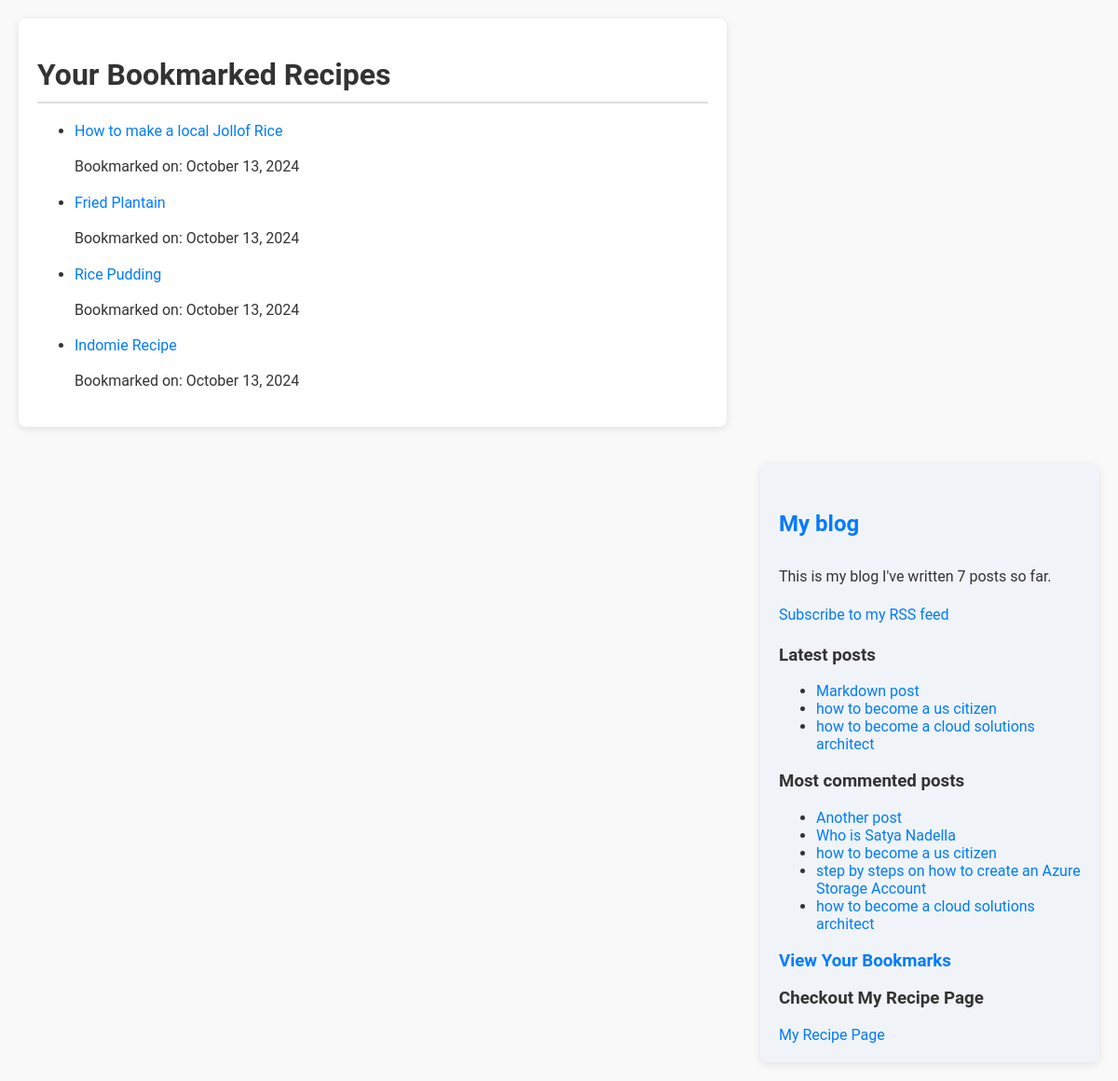
Screenshot of /rec/bookmarks/ (signed in) with the database file from the repository.
### blog/models.py (models this page shows, shortened)
class BookmarkRecipe(models.Model):
    user = models.ForeignKey(User, on_delete=models.CASCADE)
    recipe = models.ForeignKey(Recipe, on_delete=models.CASCADE)
    created_at = models.DateTimeField(auto_now_add=True)
    class Meta:
        unique_together = ("user", "recipe")

class Recipe(models.Model):
    class Status(models.TextChoices):
        DRAFT = "DF", "Draft"
        PUBLISHED = "PB", "Published"
    title = models.CharField(max_length=250)
    slug = models.SlugField(max_length=250, unique_for_date="publish")
    author = models.ForeignKey(
        settings.AUTH_USER_MODEL, on_delete=models.CASCADE, related_name="recipe_posts"
    )
    ingredients = models.TextField()
    steps = models.TextField()
    cooking_time = models.PositiveIntegerField()  # Time in minutes
    publish = models.DateTimeField(default=timezone.now)
    photo = models.ImageField(upload_to="recipes/%Y/%m/%d/", blank=True)
    created = models.DateTimeField(auto_now_add=True)
    updated = models.DateTimeField(auto_now=True)
    status = models.CharField(max_length=2, choices=Status, default=Status.DRAFT)
    objects = models.Manager()  # The default manager.
    published = PublishedRecipeManager()  # Our custom manager.
    tags = TaggableManager()  # For categorizing cuisines
    class Meta:
        ordering = ["-publish"]
        indexes = [
            models.Index(fields=["-publish"]),
        ]

class Post(models.Model):
    class Status(models.TextChoices):
        DRAFT = "DF", "Draft"
        PUBLISHED = "PB", "Published"
    title = models.CharField(max_length=250)
    slug = models.SlugField(max_length=250, unique_for_date="publish")
    author = models.ForeignKey(
        settings.AUTH_USER_MODEL, on_delete=models.CASCADE, related_name="blog_posts"
    )
    body = models.TextField()
    publish = models.DateTimeField(default=timezone.now)
    photo = models.ImageField(upload_to="blogs/%Y/%m/%d/", blank=True)
    created = models.DateTimeField(auto_now_add=True)
    updated = models.DateTimeField(auto_now=True)
    status = models.CharField(max_length=2, choices=Status, default=Status.DRAFT)
    objects = models.Manager()  # The default manager.
    published = PublishedManager()  # Our custom manager.
    tags = TaggableManager()
    class Meta:
        ordering = ["-publish"]
        indexes = [
            models.Index(fields=["-publish"]),
        ]
    def get_absolute_url(self):
        return reverse(
            "blog:post_detail",
            args=[
                self.publish.year,
                self.publish.month,
                self.publish.day,
                self.slug,
            ],
        )

### blog/views.py (the view)
# urls.py: path("rec/bookmarks/", views.view_bookmarks_rec, name="view_bookmarks_rec"),
@login_required
def view_bookmarks_rec(request):
    bookmarks = BookmarkRecipe.objects.filter(user=request.user).select_related(
        "recipe"
    )
    return render(request, "recipes/bookmarks.html", {"bookmarks": bookmarks})

### blog/models.py (called while the page is built)
    def get_queryset(self):
        return super().get_queryset().filter(status=Post.Status.PUBLISHED)

### blog/templatetags/blog_tags.py (called while the page is built)
@register.simple_tag
def total_posts():
 return Post.published.count()

@register.inclusion_tag('blog/post/latest_posts.html')
def show_latest_posts(count=5):
    latest_posts = Post.published.order_by('-publish')[:count]
    return {'latest_posts': latest_posts}

@register.simple_tag
def get_most_commented_posts(count=5):
    return Post.published.annotate(
        total_comments=Count('comments')
    ).order_by('-total_comments')[:count]

### blog/templates/recipes/bookmarks.html (shortened to what this page needs)
{% extends "blog/base.html" %}
{% block content %}
<h1>Your Bookmarked Recipes</h1>
{% if bookmarks %}
<ul>
    {% for bookmark in bookmarks %}
    <li>
        <a
            href="{% url 'blog:recipe_detail' bookmark.recipe.publish.year bookmark.recipe.publish.month bookmark.recipe.publish.day bookmark.recipe.slug %}">
            {{ bookmark.recipe.title }}</a>
        <p>Bookmarked on: {{ bookmark.created_at|date:"F d, Y" }}</p>
    </li>
    {% endfor %}
</ul>
{% else %}
<p>You have no bookmarks yet.</p>
{% endif %}
{% endblock %}

### blog/templates/blog/base.html (shortened to what this page needs)
{% load blog_tags %}
{% load static %}
<!DOCTYPE html>
<html>
<head>
    <link href="{% static 'css/blog2.css' %}" rel="stylesheet">
</head>
<body>
    <div id="content">
        {% block content %}
        {% endblock %}
    </div>
    <div id="sidebar">
        <h2>My blog</h2>
        <p>
            This is my blog
            I've written {% total_posts %} posts so far.
        </p>
        <p>
            <a href="{% url 'blog:post_feed' %}">
                Subscribe to my RSS feed
            </a>
        </p>
        <h3>Latest posts</h3>
        {% show_latest_posts 3 %}
        <h3>Most commented posts</h3>
        {% get_most_commented_posts as most_commented_posts %}
        <ul>
            {% for post in most_commented_posts %}
            <li>
                <a href="{{ post.get_absolute_url }}">{{ post.title }}</a>
            </li>
            {% endfor %}
        </ul>
        <h3><a href="{% url 'blog:view_bookmarks' %}">View Your Bookmarks</a></h3>
        <h3>Checkout My Recipe Page</h3>
        <a href="{% url 'blog:recipe_list' %}"> My Recipe Page</a>
    </div>
</body>
</html>

### blog/templates/blog/post/latest_posts.html
<ul>
    {% for post in latest_posts %}
      <li>
        <a href="{{ post.get_absolute_url }}">{{ post.title }}</a>
      </li>
    {% endfor %}
  </ul>

### blog/static/css/blog2.css (style rules this page uses)
body { margin: 0; padding: 0; font-family: 'Roboto', sans-serif; background-color: #f9f9f9; color: #333; }
a { color: #007BFF; text-decoration: none; }
h1 { font-weight: 700; border-bottom: 2px solid #ddd; padding-bottom: 10px; margin-bottom: 20px; }
h2 { font-weight: 600; margin: 30px 0; color: #007BFF; }
#content { float: left; width: 60%; padding: 20px; background-color: #fff; box-shadow: 0 2px 8px rgba(0, 0, 0, 0.1); border-radius: 8px; margin: 20px; }
#sidebar { float: right; width: 27%; padding: 20px; background-color: #f0f4f8; border-radius: 8px; box-shadow: 0 2px 8px rgba(0, 0, 0, 0.1); margin: 20px; }
p { line-height: 1.6; }

### rows the page displays
BookmarkRecipe: recipe "How to make a local Jollof Rice", created_at "October 13, 2024"
BookmarkRecipe: recipe "Fried Plantain", created_at "October 13, 2024"
BookmarkRecipe: recipe "Rice Pudding", created_at "October 13, 2024"
BookmarkRecipe: recipe "Indomie Recipe", created_at "October 13, 2024"
Post: title "Markdown post"
Post: title "how to become a us citizen"
Post: title "how to become a cloud solutions architect"
Post: title "Another post"
Post: title "Who is Satya Nadella"
Post: title "step by steps on how to create an Azure Storage Account"
